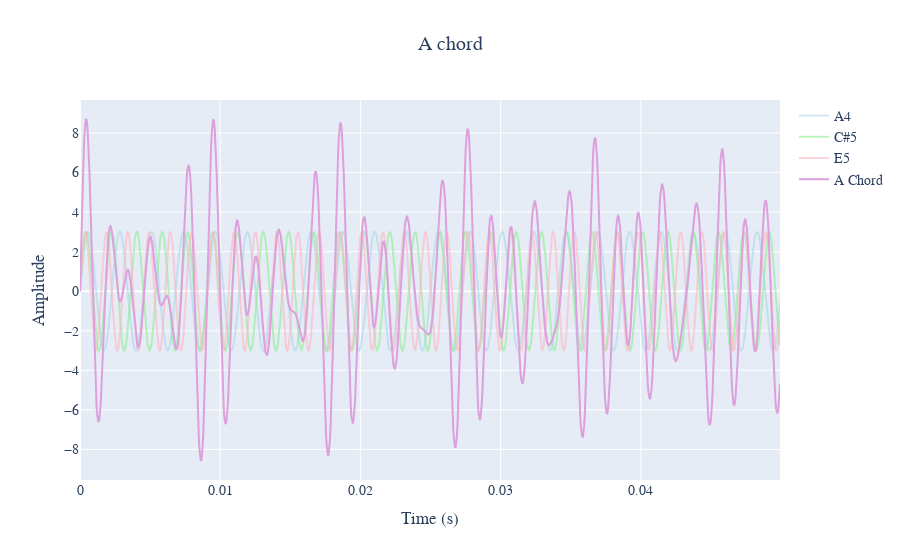

This figure's notebook cell:
### Code cell
# generate sin waves
sin = sinWave(amp = amplitude, sampleTime=sr)
t = sin.getDomain()
sin.f = a4_freq
a4_y = sin.createSinWave(time=t)
sin.f = csharp5_freq
csharp5_y = sin.createSinWave(time=t)
sin.f = e5_freq
e5_y = sin.createSinWave(time=t)
a_chord = a4_y + csharp5_y + e5_y

#plot graph
fig = go.Figure()
fig.add_trace(go.Scatter(
    x=t[:len(t)//20],
    y=a4_y[:len(t)//20],
    mode='lines',
    name='A4',
    line=dict(color='rgba(173, 216, 230, 0.6)'), 
))

fig.add_trace(go.Scatter(
    x=t[:len(t)//20],
    y=csharp5_y[:len(t)//20],
    mode='lines',
    name='C#5',
    line=dict(color='rgba(144, 238, 144, 0.6)'),  
))

fig.add_trace(go.Scatter(
    x=t[:len(t)//20],
    y=e5_y[:len(t)//20],
    mode='lines',
    name='E5',
    line=dict(color='rgba(255, 182, 193, 0.6) '), 
))

fig.add_trace(go.Scatter(
    x=t[:len(t)//20],
    y=a_chord[:len(t)//20],
    mode='lines',
    name='A Chord',
    line=dict(color='rgba(221, 160, 221, 1.0)') 
))

fig.update_layout(
    title={
        'text':'A chord',
        'x': 0.5},
    xaxis_title='Time (s)',
    yaxis_title='Amplitude',
    font=dict(family="Arial", size=14)
)

fig.show()

### Figure 1 — Plotly figure (JSON) as saved in the notebook; plotly's stock layout.template omitted (floating-point values rounded to 4 significant figures; data arrays with more than 128 entries replaced by an {"elided": "..."} marker saying what was removed)
{"data": [{"line": {"color": "rgba(173, 216, 230, 0.6)"}, "mode": "lines", "name": "A4", "type": "scatter", "x": {"elided": "1102 float values"}, "y": {"elided": "1102 float values"}}, {"line": {"color": "rgba(144, 238, 144, 0.6)"}, "mode": "lines", "name": "C#5", "type": "scatter", "x": {"elided": "1102 float values"}, "y": {"elided": "1102 float values"}}, {"line": {"color": "rgba(255, 182, 193, 0.6) "}, "mode": "lines", "name": "E5", "type": "scatter", "x": {"elided": "1102 float values"}, "y": {"elided": "1102 float values"}}, {"line": {"color": "rgba(221, 160, 221, 1.0)"}, "mode": "lines", "name": "A Chord", "type": "scatter", "x": {"elided": "1102 float values"}, "y": {"elided": "1102 float values"}}], "layout": {"font": {"family": "Arial", "size": 14}, "title": {"text": "A chord", "x": 0.5}, "xaxis": {"title": {"text": "Time (s)"}}, "yaxis": {"title": {"text": "Amplitude"}}}}
